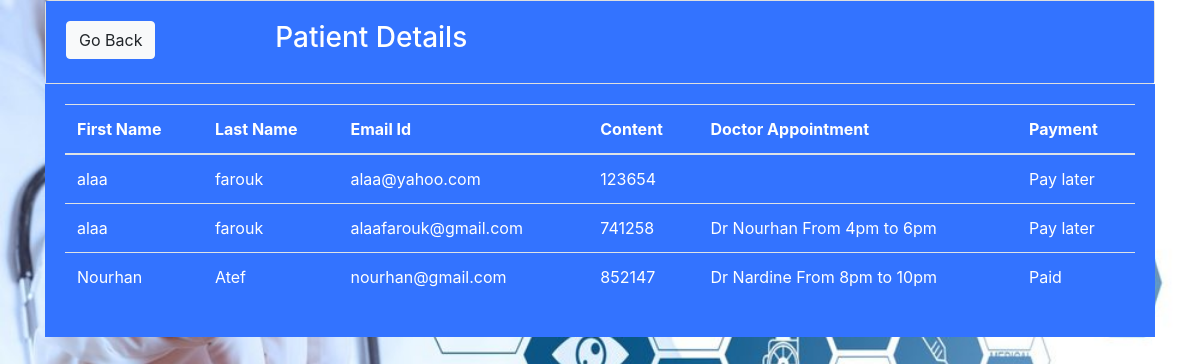
Screenshot of /patient_details.php with the database file from the repository.
### tables this page shows
CREATE TABLE `appointmenttb` (
  `fname` varchar(40) NOT NULL,
  `lname` varchar(40) NOT NULL,
  `email` varchar(40) NOT NULL,
  `contact` varchar(100) NOT NULL,
  `doctor` varchar(100) NOT NULL,
  `payment` varchar(400) NOT NULL
);

### func.php (the view, shortened to what this page needs)
<?php
$con=mysqli_connect("localhost","root","alaafarouk812","hmsdb");
function get_patient_details() {
	global 	$con ;
	$query = "select * from appointmenttb" ;
	$result=mysqli_query($con , $query) ;
	while ($row=mysqli_fetch_array($result)){
		$fname=$row['fname'];
        $lname=$row['lname'];
        $email=$row['email'];
        $contact=$row['contact'];
        $doctor=$row['doctor'];
		$payment=$row['payment'];
		 echo "<tr>
		 <td>$fname</td>
		 <td>$lname</td>
		 <td>$email</td>
		 <td>$contact</td>
		 <td>$doctor</td>
		 <td>$payment</td>
		 </tr>" ;
	}
}
?>

### patient_details.php (shortened to what this page needs)
<!DOCTYPE html>
<?php include("func.php");?>
<html >
  <head>
     <link rel="stylesheet" href="https://stackpath.bootstrapcdn.com/bootstrap/4.4.1/css/bootstrap.min.css"
>
   </head>
<body style="background:url('images/1.jpeg'); background-size: cover;>
 <div class = "" > </div>
 <div class="container">
     <div class = "card" >
            <div class ="card-body" style="background-color:#3373FF  ;color:white">
			<div class = "row" >
			<div class = "col-md-2">
			 <a href ="admin-panel.php" class ="btn btn-light">Go Back</a>
			 </div>
			  <div class="col-md-3"> <center> <h3> Patient Details</h3> </center> </div>
			</div>
			</div>
			</div>
	 <div class ="card-body" style="background-color:#3373FF  ; color:white;">
	 <table class="table table-hover" style="color:white" >
  <thead>
    <tr>
      <th scope="col">First Name</th>
      <th scope="col">Last Name</th>
      <th scope="col">Email Id</th>
	  <th scope="col">Content</th>
	  <th scope="col">Doctor Appointment</th>
	  <th scope="col">Payment</th>
    </tr>
  </thead>
  <tbody>
     <?php get_patient_details();?>
  </tbody>
</table>
  </div>
  </div>
  </body>
  </html>

### rows the page displays
appointmenttb: fname "alaa", lname "farouk", email "alaa@yahoo.com", contact "123654", payment "Pay later"
appointmenttb: fname "alaa", lname "farouk", email "alaafarouk@gmail.com", contact "741258", doctor "Dr Nourhan From 4pm to 6pm", payment "Pay later"
appointmenttb: fname "Nourhan", lname "Atef", email "nourhan@gmail.com", contact "852147", doctor "Dr Nardine From 8pm to 10pm", payment "Paid"
